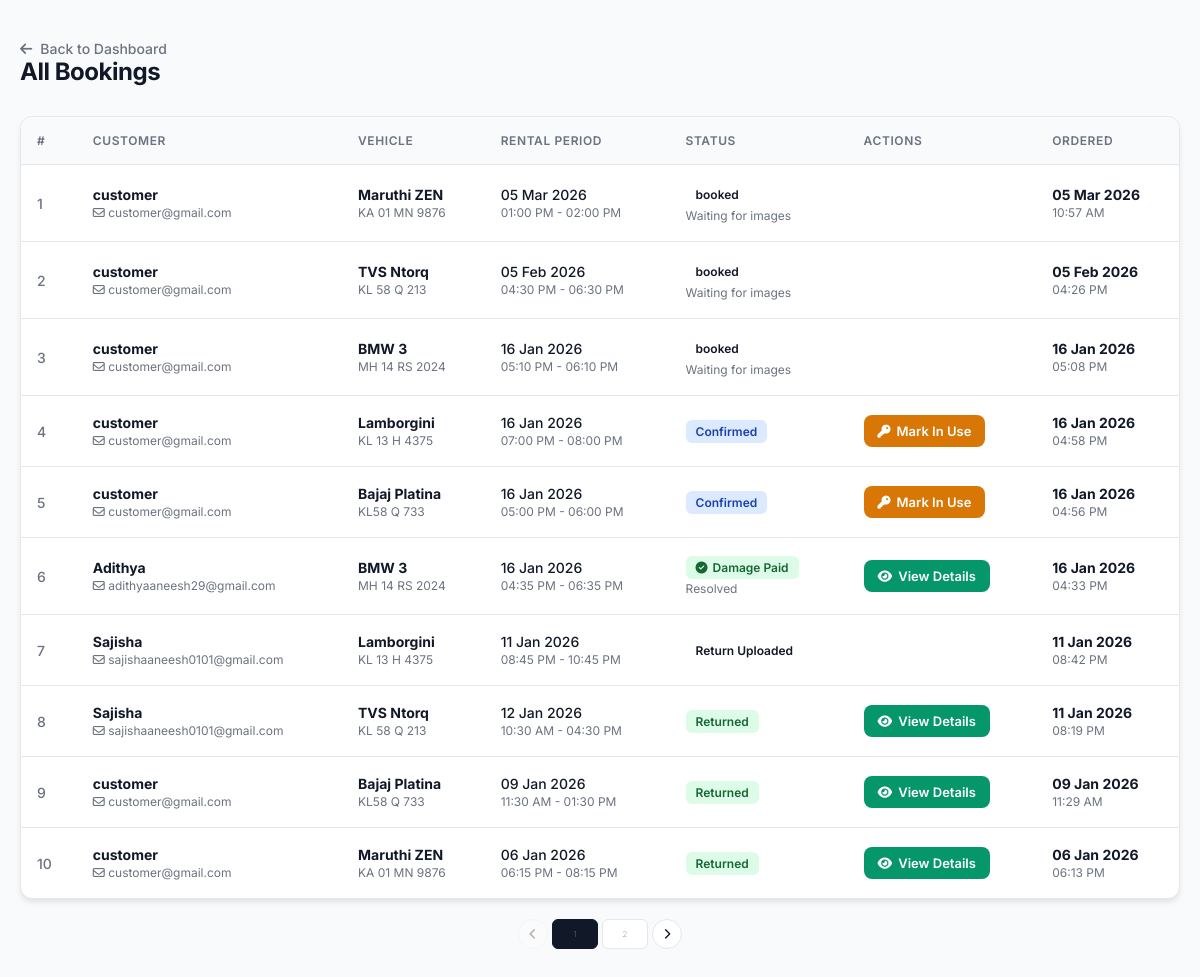
Page /admin_bookings/ (signed in) on the earlier database version.
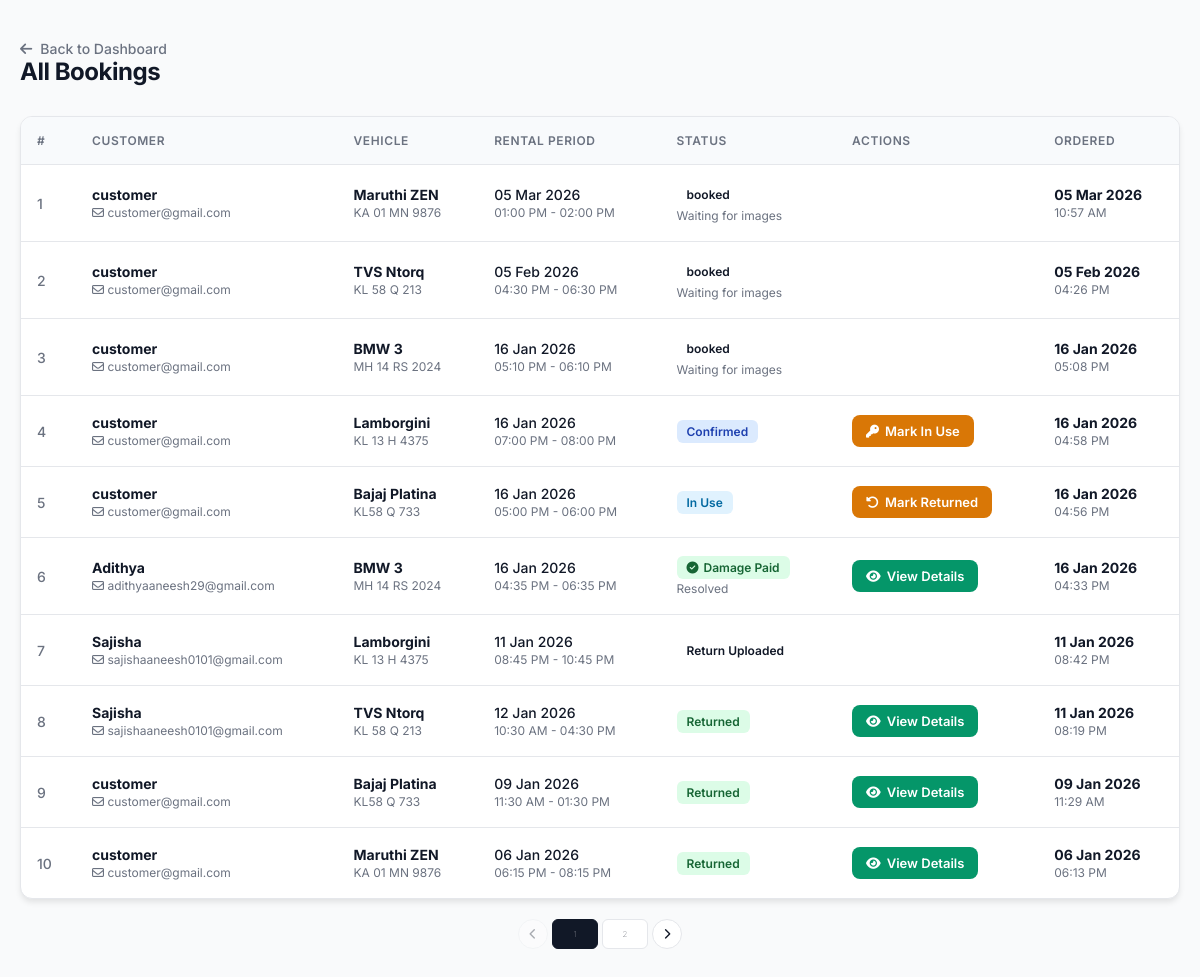
Same page on the later database version.
### wheelzy_app/models.py (models this page shows, shortened)
class Booking(models.Model):
    STATUS_CHOICES = [
        ("payment_pending", "Payment Pending"),
        ("pending", "Pending"),
        ("confirmed", "Confirmed"),
        ("in_use", "In Use"),
        ("returned", "Returned"),
        ("return_uploaded", "Return Uploaded"),
        ("damage_reported", "Damage Reported"),
        ("cancelled", "Cancelled"),
        ("rejected", "Rejected"),
    ]
    user = models.ForeignKey(User, on_delete=models.CASCADE)
    vehicle = models.ForeignKey(Vehicle, on_delete=models.CASCADE)
    start_time = models.DateTimeField()
    end_time = models.DateTimeField()
    total_price = models.PositiveIntegerField(default=0)
    status = models.CharField(max_length=30, choices=STATUS_CHOICES, default="payment_pending")
    is_rent_paid = models.BooleanField(default=False)
    ordered_at = models.DateTimeField(auto_now_add=True)
    razorpay_order_id = models.CharField(max_length=255, blank=True, null=True)
    razorpay_payment_id = models.CharField(max_length=255, blank=True, null=True)
    razorpay_signature = models.CharField(max_length=255, blank=True, null=True)

class Vehicle(models.Model):
    VEHICLE_TYPES = (
        ("car", "Car"),
        ("bike", "Bike"),
    )
    owner = models.ForeignKey(
        User,
        on_delete=models.CASCADE,
        related_name="vehicles",
        null=True,
        blank=True
    )
    vehicle_name = models.CharField(max_length=255)
    vehicle_type = models.CharField(max_length=25, choices=VEHICLE_TYPES)
    number_plate = models.CharField(max_length=50, unique=True)
    price_per_hour = models.PositiveIntegerField()
    seats = models.PositiveIntegerField(blank=True)
    image = CloudinaryField('vehicle_images', blank=True, null=True)
    is_available = models.BooleanField(default=True)

### wheelzy_app/views.py (the view)
# urls.py: path("admin_bookings/", views.admin_bookings, name="admin_bookings"),
@login_required
def admin_bookings(request):
    if not request.user.is_superuser:
        return redirect("home")
    bookings_qs = (
        Booking.objects.filter(is_rent_paid=True)
        .select_related("vehicle", "user")
        .order_by("-ordered_at")
    )
    paginator = Paginator(bookings_qs, 10)
    page_number = request.GET.get("page")
    bookings = paginator.get_page(page_number)
    return render(
        request,
        "admin_bookings.html",
        {"bookings": bookings}
    )

### wheelzy_app/templates/admin_bookings.html (shortened to what the changed rows need)
{% load static %}
{% block content %}
<!DOCTYPE html>
<html lang="en">
<head>
    <link rel="stylesheet" href="https://cdnjs.cloudflare.com/ajax/libs/font-awesome/6.5.1/css/all.min.css">
</head>
<body>
<div class="container">
    <div class="header-section">
        <div class="header-left">
            <h2>All Bookings</h2>
        </div>
    </div>
    <div class="table-container">
        <table>
            <thead>
                <tr>
                    <th>#</th>
                    <th>Customer</th>
                    <th>Vehicle</th>
                    <th>Rental Period</th>
                    <th>Status</th>
                    <th>Actions</th>
                    <th>Ordered</th>
                </tr>
            </thead>
            <tbody>
            {% for booking in bookings %}
            <tr>
                <td style="color: var(--text-muted); font-weight: 500;">
                    {{ bookings.start_index|add:forloop.counter0 }}
                </td>
                <td class="user-info">
                    <strong>{{ booking.user.username }}</strong>
                    <span class="muted"><i class="fa-regular fa-envelope"></i> {{ booking.user.email }}</span>
                </td>
                <td class="vehicle-info">
                    <strong>{{ booking.vehicle.vehicle_name }}</strong>
                    <span class="muted"> {{ booking.vehicle.number_plate }}</span>
                </td>
                <td>
                    <div style="font-weight: 500;">{{ booking.start_time|date:"d M Y" }}</div>
                    <span class="muted">{{ booking.start_time|date:"h:i A" }} - {{ booking.end_time|date:"h:i A" }}</span>
                </td>
                <td>
                    {% if booking.status == "damage_reported" and booking.damage_report and booking.damage_report.is_paid %}
                        <span class="status damage_paid"><i class="fa-solid fa-circle-check"></i> Damage Paid</span>
                        <div class="muted">Resolved</div>
                    {% elif booking.status == "damage_reported" %}
                        <span class="status damage_reported"><i class="fa-solid fa-circle-exclamation"></i> Damage Reported</span>
                        <div class="muted" style="color:var(--danger);">Payment pending</div>
                    {% else %}
                        <span class="status {{ booking.status }}">
                            {{ booking.get_status_display }}
                        </span>
                    {% endif %}
                </td>
                <td>
                    {% if booking.status == "confirmed" %}
                        <a href="{% url 'mark_in_use' booking.id %}" class="btn btn-warning">
                            <i class="fa-solid fa-key"></i> Mark In Use
                        </a>
                    {% endif %}
                    {% if booking.status == "in_use" %}
                        <a href="{% url 'mark_returned' booking.id %}" class="btn btn-warning">
                            <i class="fa-solid fa-rotate-left"></i> Mark Returned
                        </a>
                    {% endif %}
                </td>
                <td>
                    <strong>{{ booking.ordered_at|date:"d M Y" }}</strong>
                    <span class="muted">{{ booking.ordered_at|time:"h:i A" }}</span>
                </td>
            </tr>
            {% endfor %}
            </tbody>
        </table>
    </div>
</div>
</body>
</html>
{% endblock %}

Differences in the rows shown:
changed Booking "05:00 PM": status "Confirmed" → "In Use"; status "Mark In Use" → "Mark Returned"
